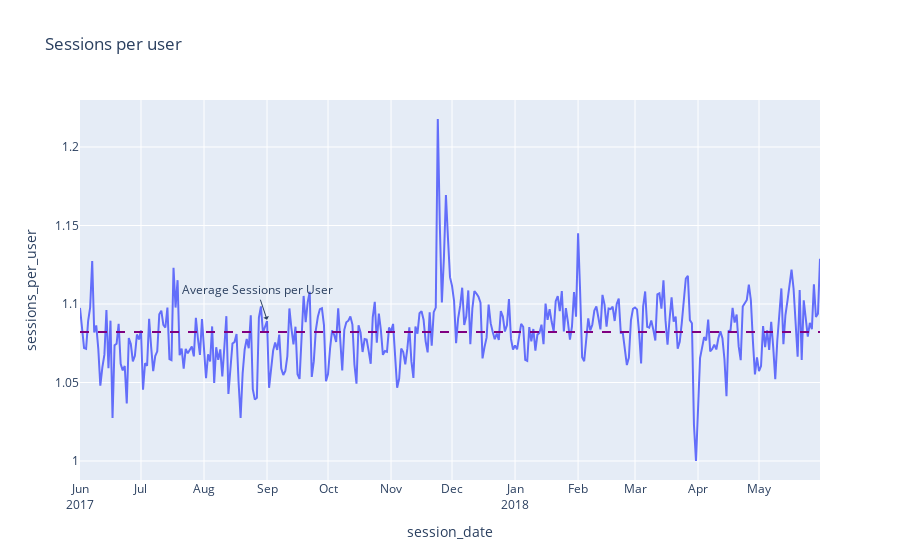

Write notebook code for a chart like this one.
### Markdown cell above
##### The platform has an average of 1.08 sessions per user.

### Code cell
# Plotting sessions per user.
fig = px.line(dau_new,
              x = 'session_date',
              y = 'sessions_per_user',
              title = 'Sessions per user')
#adding reference line with average sessions per user
fig.add_hline(y = dau_new['sessions_per_user'].mean(),
              line_dash = 'dash',
              line_color = 'purple')
fig.add_annotation(x = '2017-09', y = 1.09,
            text = 'Average Sessions per User',
            showarrow = True,
            arrowhead = 1)
#customize x-axis to show all months
fig.update_xaxes(
    dtick = 'M1', #tick every month
    tickformat = '%b\n%Y') #format the ticks as abbreviated month names.
fig.show()

### Figure 1 — Plotly figure (JSON) as saved in the notebook; plotly's stock layout.template omitted (floating-point values rounded to 4 significant figures; data arrays with more than 128 entries replaced by an {"elided": "..."} marker saying what was removed)
{"data": [{"hovertemplate": "session_date=%{x}<br>sessions_per_user=%{y}<extra></extra>", "legendgroup": "", "line": {"color": "#636efa", "dash": "solid"}, "marker": {"symbol": "circle"}, "mode": "lines", "name": "", "orientation": "v", "showlegend": false, "type": "scatter", "x": {"elided": "364 str values"}, "xaxis": "x", "y": {"elided": "364 float values"}, "yaxis": "y"}], "layout": {"annotations": [{"arrowhead": 1, "showarrow": true, "text": "Average Sessions per User", "x": "2017-09", "y": 1.09}], "legend": {"tracegroupgap": 0}, "shapes": [{"line": {"color": "purple", "dash": "dash"}, "type": "line", "x0": 0, "x1": 1, "xref": "x domain", "y0": 1.082, "y1": 1.082, "yref": "y"}], "title": {"text": "Sessions per user"}, "xaxis": {"anchor": "y", "domain": [0, 1], "dtick": "M1", "tickformat": "%b\n%Y", "title": {"text": "session_date"}}, "yaxis": {"anchor": "x", "domain": [0, 1], "title": {"text": "sessions_per_user"}}}}
